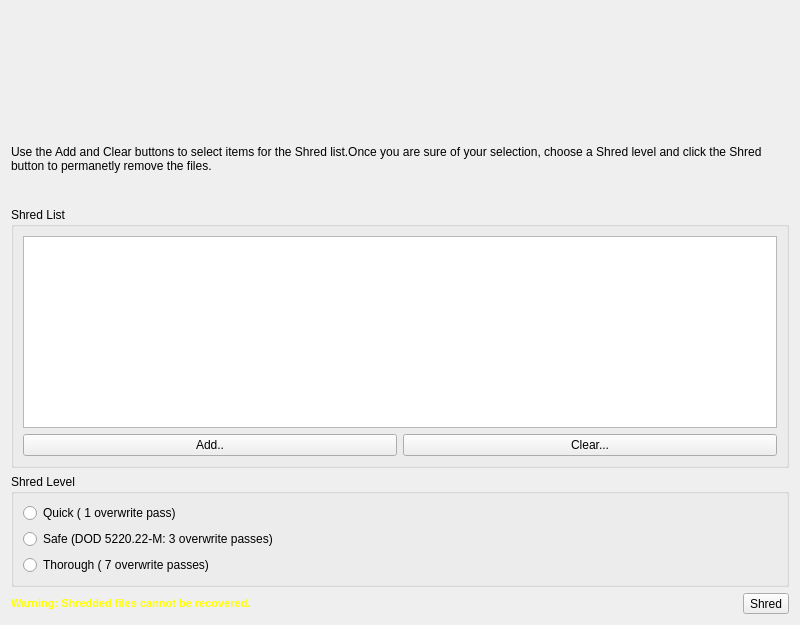
<?xml version="1.0" encoding="UTF-8"?>
<ui version="4.0">
 <class>ShredWidget</class>
 <widget class="QWidget" name="ShredWidget">
  <property name="geometry">
   <rect>
    <x>0</x>
    <y>0</y>
    <width>800</width>
    <height>602</height>
   </rect>
  </property>
  <property name="sizePolicy">
   <sizepolicy hsizetype="Preferred" vsizetype="Fixed">
    <horstretch>0</horstretch>
    <verstretch>0</verstretch>
   </sizepolicy>
  </property>
  <property name="windowTitle">
   <string>Form</string>
  </property>
  <layout class="QGridLayout" name="gridLayout">
   <item row="0" column="3">
    <spacer name="verticalSpacer">
     <property name="orientation">
      <enum>Qt::Vertical</enum>
     </property>
     <property name="sizeType">
      <enum>QSizePolicy::Fixed</enum>
     </property>
     <property name="sizeHint" stdset="0">
      <size>
       <width>20</width>
       <height>120</height>
      </size>
     </property>
    </spacer>
   </item>
   <item row="1" column="0" colspan="4">
    <widget class="QLabel" name="label">
     <property name="sizePolicy">
      <sizepolicy hsizetype="Preferred" vsizetype="Fixed">
       <horstretch>0</horstretch>
       <verstretch>0</verstretch>
      </sizepolicy>
     </property>
     <property name="text">
      <string>Use the Add and Clear buttons to select items for the Shred list.Once you are sure of your selection, choose a Shred level and click the Shred button to permanetly remove the files.
</string>
     </property>
     <property name="wordWrap">
      <bool>true</bool>
     </property>
    </widget>
   </item>
   <item row="2" column="0" colspan="4">
    <widget class="QGroupBox" name="groupBox">
     <property name="sizePolicy">
      <sizepolicy hsizetype="Preferred" vsizetype="Fixed">
       <horstretch>0</horstretch>
       <verstretch>0</verstretch>
      </sizepolicy>
     </property>
     <property name="title">
      <string>Shred List</string>
     </property>
     <property name="flat">
      <bool>true</bool>
     </property>
     <layout class="QGridLayout" name="gridLayout_2">
      <item row="0" column="0">
       <widget class="QListWidget" name="shredListWidget"/>
      </item>
      <item row="1" column="0">
       <layout class="QHBoxLayout" name="horizontalLayout">
        <item>
         <widget class="QPushButton" name="addShredButton">
          <property name="text">
           <string>Add..</string>
          </property>
         </widget>
        </item>
        <item>
         <widget class="QPushButton" name="clearShredButton">
          <property name="text">
           <string>Clear...</string>
          </property>
         </widget>
        </item>
       </layout>
      </item>
     </layout>
    </widget>
   </item>
   <item row="3" column="0" colspan="4">
    <widget class="QGroupBox" name="groupBox_2">
     <property name="title">
      <string>Shred Level</string>
     </property>
     <property name="flat">
      <bool>true</bool>
     </property>
     <layout class="QGridLayout" name="gridLayout_3">
      <item row="0" column="0">
       <widget class="QRadioButton" name="quickRadioButton">
        <property name="text">
         <string>Quick ( 1 overwrite pass)</string>
        </property>
       </widget>
      </item>
      <item row="1" column="0">
       <widget class="QRadioButton" name="safeRadioButton">
        <property name="text">
         <string>Safe (DOD 5220.22-M: 3 overwrite passes)</string>
        </property>
       </widget>
      </item>
      <item row="2" column="0">
       <widget class="QRadioButton" name="thoroughRadioButton">
        <property name="text">
         <string>Thorough ( 7 overwrite passes)</string>
        </property>
       </widget>
      </item>
     </layout>
    </widget>
   </item>
   <item row="6" column="0">
    <widget class="QLabel" name="label_2">
     <property name="text">
      <string>&lt;!DOCTYPE HTML PUBLIC &quot;-//W3C//DTD HTML 4.0//EN&quot; &quot;http://www.w3.org/TR/REC-html40/strict.dtd&quot;&gt;
&lt;html&gt;&lt;head&gt;&lt;meta name=&quot;qrichtext&quot; content=&quot;1&quot; /&gt;&lt;style type=&quot;text/css&quot;&gt;
p, li { white-space: pre-wrap; }
&lt;/style&gt;&lt;/head&gt;&lt;body style=&quot; font-family:'MS Shell Dlg 2'; font-size:8.25pt; font-weight:400; font-style:normal;&quot;&gt;
&lt;p style=&quot; margin-top:0px; margin-bottom:0px; margin-left:0px; margin-right:0px; -qt-block-indent:0; text-indent:0px;&quot;&gt;&lt;span style=&quot; font-size:8pt; font-weight:600; color:#ffff00;&quot;&gt;Warning: Shredded files cannot be recovered.&lt;/span&gt;&lt;/p&gt;&lt;/body&gt;&lt;/html&gt;</string>
     </property>
    </widget>
   </item>
   <item row="6" column="3">
    <widget class="QToolButton" name="shredButton">
     <property name="text">
      <string>Shred</string>
     </property>
    </widget>
   </item>
  </layout>
 </widget>
 <resources/>
 <connections/>
</ui>
